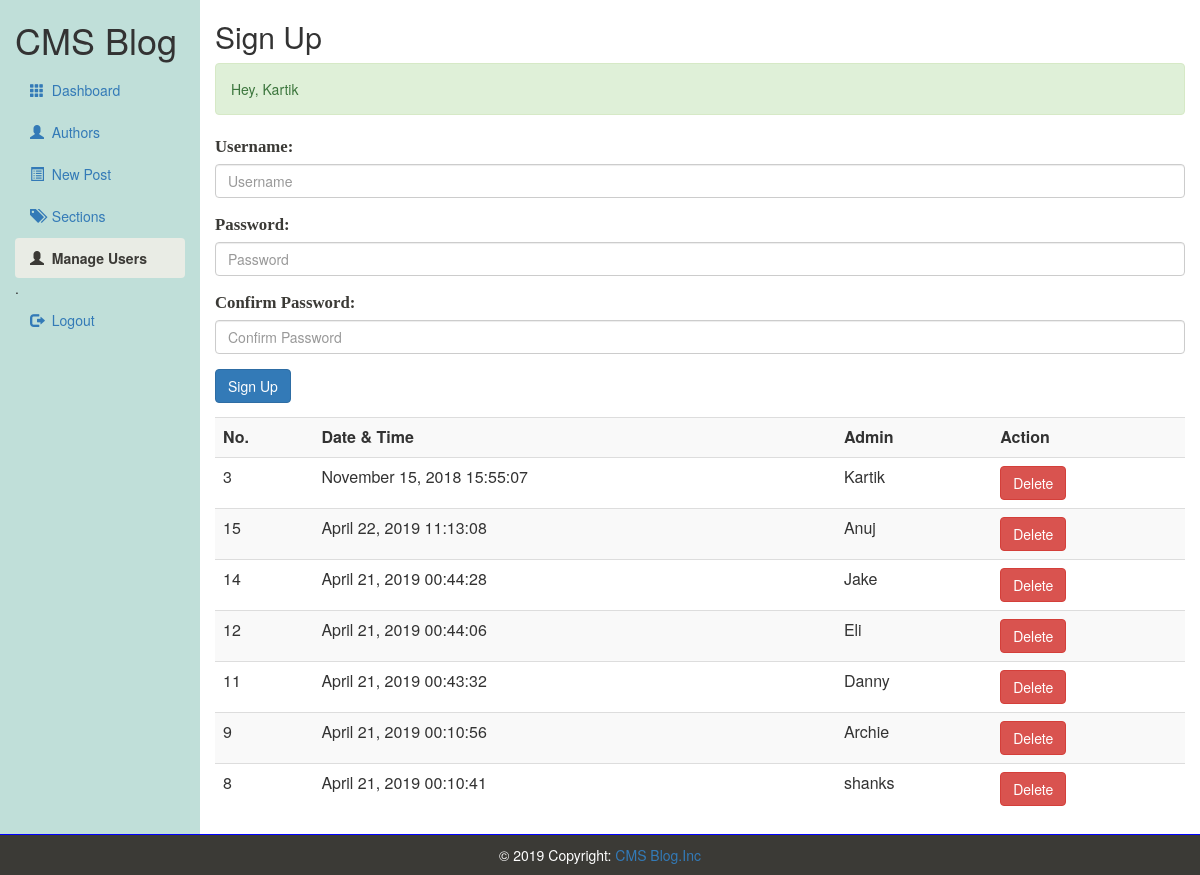
Page /manageusers.php (signed in) on the committed database.
### tables this page shows
CREATE TABLE `registration` (
  `id` int(100) NOT NULL,
  `date_time` varchar(70) NOT NULL,
  `username` varchar(200) NOT NULL,
  `password` varchar(200) NOT NULL
);

### manageusers.php (the view, shortened to what this page needs)
<!DOCTYPE>
<?php require_once("include/sessions.php") ?>
<?php require_once("include/functions.php") ?>
<html>
    <head>
        <link rel="stylesheet" href="css/bootstrap.min.css">
        <link rel="stylesheet" href="css/adminstyles.css">
    </head>
    <body>
        <div class="container-fluid">
            <div class="row">
                <div class="col-sm-2">
                    <h1>CMS Blog</h1>
                    <ul id="sideBar" class="nav nav-pills nav-stacked">
                        <li><a href="dashboard.php"><span class="glyphicon glyphicon-th "></span>&nbsp; Dashboard</a></li>
						<li><a href="admin.php"><span class="glyphicon glyphicon-user "></span>&nbsp; Authors</a></li>
                        <li><a href="addnewpost.php"><span class="glyphicon glyphicon-list-alt "></span>&nbsp; New Post</a></li>
                        <li ><a href="categories.php"><span class="glyphicon glyphicon-tags "></span>&nbsp; Sections</a></li>
                        <li  class="active"><a href="manageusers.php"><span class="glyphicon glyphicon-user "></span>&nbsp; Manage Users</a></li>.
                        <li><a href="logout.php"><span class="glyphicon glyphicon-log-out "></span>&nbsp; Logout</a></li>
                    </ul>
                </div>
                <div class="col-sm-10">
                    <h2>Sign Up</h2>
<?php
echo successMessage();
?>
                    <div>
                        <form action="manageusers.php" method="post">
                            <fieldset>
                                <div class="form-group">
                                    <label for="username"><span class="FieldInfo">Username: </span></label>
                                    <input class="form-control " type="text" name="username" id="username" placeholder="Username">
                                </div>
                                <div class="form-group">
                                    <label for="password"><span class="FieldInfo">Password: </span></label>
                                    <input class="form-control" type="password" name="password" id="password" placeholder="Password">
                                </div>
                                <div class="form-group">
                                    <label for="confirmpassword"><span class="FieldInfo">Confirm Password: </span></label>
                                    <input class="form-control" type="password" name="confirmpassword" id="confirmpassword" placeholder="Confirm Password">
                                </div>
                                <input class="btn btn-primary " type="Submit" name="Submit" value="Sign Up">
                            </fieldset>
                        </form>
                    </div>
                    <div class="table-responsive">
                        <table class="table table-striped table-hover">
                            <tr>
                                <th>No.</th>
                                <th>Date & Time</th>
                                <th>Admin</th>
                                <th>Action</th>
                            </tr>
<?php
$viewQuery = "SELECT * FROM registration ORDER BY date_time desc";
$result = mysqli_query($Connection, $viewQuery);
while ($DataRows = mysqli_fetch_array($result)) {
    $id = $DataRows["id"];
    $date_time = $DataRows["date_time"];
    $name = $DataRows["username"];
    ?>
                                <tr>
                                    <td><?php echo $id ?></td>
                                    <td><?php echo $date_time ?></td>
                                    <td><?php echo $name ?></td>
                                    <td> <a href="deleteadmin.php?id=<?php echo $id ?>"><span class="btn btn-danger">Delete</span></a></td>
                                </tr>
<?php } ?>
                        </table>
                    </div>
                </div>
            </div>
        </div>
        <div id="Footer">
            <div class="footer-copyright text-center py-3">&copy; 2019 Copyright:
                <a href="http://localhost/CMS%20Blog/dashboard.php"> CMS Blog.Inc</a>
            </div>
        </div>
    </body>
</html>

### include/sessions.php (shortened to what this page needs)
<?php
function successMessage(){
  if(isset($_SESSION["successMessage"])){
    $Output="<div class =\"alert alert-success\">";
    $Output.=htmlentities($_SESSION["successMessage"]);
    $Output.="</div>";
    return $Output;
  }
}
 ?>

### css/adminstyles.css (style rules this page uses)
body { background-color: #c0dfd9; }
.col-sm-10 { background-color:#FFFFFF; }
#sideBar .active a { color: #3b3a36; font-weight: bold; background-color: #e9ece5; }
#Footer { padding:10px; border-top: 1px solid blue; color: #FFFFFF; background-color: #3b3a36; text-align: center; }

### manageusers.php (style rules this page uses)
.FieldInfo { color: rgb(59, 58, 54); font-family : Bitter, Georgia,"Times New Roman",Times,serif; font-size:1.2em; }

### rows in the picture
registration: id "3", date_time "November 15, 2018 15:55:07", username "Kartik"
registration: id "15", date_time "April 22, 2019 11:13:08", username "Anuj"
registration: id "14", date_time "April 21, 2019 00:44:28", username "Jake"
registration: id "12", date_time "April 21, 2019 00:44:06", username "Eli"
registration: id "11", date_time "April 21, 2019 00:43:32", username "Danny"
registration: id "9", date_time "April 21, 2019 00:10:56", username "Archie"
registration: id "8", date_time "April 21, 2019 00:10:41", username "shanks"

### other values in the picture
successMessage() "Hey, Kartik"
